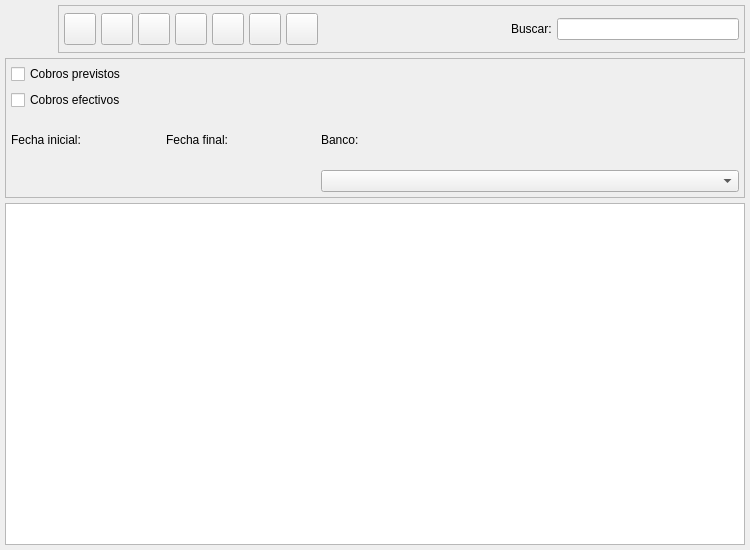
<ui version="4.0" >
 <author>Tomeu Borras Riera</author>
 <class>ConvocatoriasListBase</class>
 <widget class="QWidget" name="ConvocatoriasListBase" >
  <property name="enabled" >
   <bool>true</bool>
  </property>
  <property name="geometry" >
   <rect>
    <x>0</x>
    <y>0</y>
    <width>750</width>
    <height>550</height>
   </rect>
  </property>
  <property name="windowTitle" >
   <string>Actividades</string>
  </property>
  <property name="windowIcon" >
   <iconset>
    <normaloff>:/ImgGestionAula/icons/actividad.svg</normaloff>:/ImgGestionAula/icons/actividad.svg</iconset>
  </property>
  <layout class="QGridLayout" >
   <property name="margin" >
    <number>5</number>
   </property>
   <property name="spacing" >
    <number>5</number>
   </property>
   <item row="1" column="0" >
    <widget class="QFrame" name="m_busqueda" >
     <property name="minimumSize" >
      <size>
       <width>16</width>
       <height>140</height>
      </size>
     </property>
     <property name="frameShape" >
      <enum>QFrame::StyledPanel</enum>
     </property>
     <property name="frameShadow" >
      <enum>QFrame::Raised</enum>
     </property>
     <layout class="QGridLayout" >
      <property name="margin" >
       <number>5</number>
      </property>
      <property name="spacing" >
       <number>5</number>
      </property>
      <item row="1" column="2" >
       <widget class="QLabel" name="textLabel1_5" >
        <property name="text" >
         <string>Banco:</string>
        </property>
       </widget>
      </item>
      <item row="2" column="2" >
       <widget class="BusquedaBanco" name="mui_idbanco" >
        <property name="sizePolicy" >
         <sizepolicy vsizetype="Fixed" hsizetype="Expanding" >
          <horstretch>0</horstretch>
          <verstretch>0</verstretch>
         </sizepolicy>
        </property>
        <property name="minimumSize" >
         <size>
          <width>200</width>
          <height>21</height>
         </size>
        </property>
       </widget>
      </item>
      <item row="1" column="1" >
       <widget class="QLabel" name="textLabel1_4_2" >
        <property name="text" >
         <string>Fecha final:</string>
        </property>
       </widget>
      </item>
      <item row="2" column="1" >
       <widget class="BusquedaFecha" native="1" name="m_fechafin" >
        <property name="sizePolicy" >
         <sizepolicy vsizetype="Preferred" hsizetype="Fixed" >
          <horstretch>0</horstretch>
          <verstretch>0</verstretch>
         </sizepolicy>
        </property>
        <property name="minimumSize" >
         <size>
          <width>150</width>
          <height>21</height>
         </size>
        </property>
       </widget>
      </item>
      <item row="1" column="0" >
       <widget class="QLabel" name="textLabel1_4" >
        <property name="text" >
         <string>Fecha inicial:</string>
        </property>
       </widget>
      </item>
      <item row="2" column="0" >
       <widget class="BusquedaFecha" native="1" name="m_fechain" >
        <property name="sizePolicy" >
         <sizepolicy vsizetype="Preferred" hsizetype="Fixed" >
          <horstretch>0</horstretch>
          <verstretch>0</verstretch>
         </sizepolicy>
        </property>
        <property name="minimumSize" >
         <size>
          <width>150</width>
          <height>21</height>
         </size>
        </property>
       </widget>
      </item>
      <item row="0" column="0" colspan="3" >
       <layout class="QHBoxLayout" >
        <property name="spacing" >
         <number>5</number>
        </property>
        <property name="margin" >
         <number>0</number>
        </property>
        <item>
         <layout class="QVBoxLayout" >
          <property name="spacing" >
           <number>6</number>
          </property>
          <property name="margin" >
           <number>0</number>
          </property>
          <item>
           <widget class="QCheckBox" name="mui_previsiones" >
            <property name="text" >
             <string>Cobros previstos</string>
            </property>
           </widget>
          </item>
          <item>
           <widget class="QCheckBox" name="mui_efectivos" >
            <property name="text" >
             <string>Cobros efectivos</string>
            </property>
           </widget>
          </item>
         </layout>
        </item>
       </layout>
      </item>
     </layout>
    </widget>
   </item>
   <item row="2" column="0" >
    <widget class="ConvocatoriasListSubForm" name="mui_list" />
   </item>
   <item row="0" column="0" >
    <layout class="QHBoxLayout" >
     <property name="spacing" >
      <number>5</number>
     </property>
     <property name="margin" >
      <number>0</number>
     </property>
     <item>
      <widget class="QLabel" name="label" >
       <property name="minimumSize" >
        <size>
         <width>48</width>
         <height>48</height>
        </size>
       </property>
       <property name="maximumSize" >
        <size>
         <width>48</width>
         <height>48</height>
        </size>
       </property>
       <property name="text" >
        <string/>
       </property>
       <property name="pixmap" >
        <pixmap>:/ImgGestionAula/icons/actividad.svg</pixmap>
       </property>
       <property name="scaledContents" >
        <bool>true</bool>
       </property>
      </widget>
     </item>
     <item>
      <widget class="QFrame" name="m_botonera" >
       <property name="frameShape" >
        <enum>QFrame::StyledPanel</enum>
       </property>
       <property name="frameShadow" >
        <enum>QFrame::Raised</enum>
       </property>
       <layout class="QHBoxLayout" >
        <property name="spacing" >
         <number>5</number>
        </property>
        <property name="margin" >
         <number>5</number>
        </property>
        <item>
         <widget class="QToolButton" name="mui_crear" >
          <property name="minimumSize" >
           <size>
            <width>32</width>
            <height>32</height>
           </size>
          </property>
          <property name="maximumSize" >
           <size>
            <width>32</width>
            <height>32</height>
           </size>
          </property>
          <property name="toolTip" >
           <string>Nuevo Actividad</string>
          </property>
          <property name="whatsThis" >
           <string>Nuevo Actividad</string>
          </property>
          <property name="text" >
           <string/>
          </property>
          <property name="icon" >
           <iconset resource="../../../bulmages.qrc" >
            <normaloff>:/Images/document-new.svg</normaloff>:/Images/document-new.svg</iconset>
          </property>
          <property name="iconSize" >
           <size>
            <width>32</width>
            <height>32</height>
           </size>
          </property>
          <property name="shortcut" >
           <string>Ctrl+N</string>
          </property>
         </widget>
        </item>
        <item>
         <widget class="QToolButton" name="mui_editar" >
          <property name="minimumSize" >
           <size>
            <width>32</width>
            <height>32</height>
           </size>
          </property>
          <property name="maximumSize" >
           <size>
            <width>32</width>
            <height>32</height>
           </size>
          </property>
          <property name="toolTip" >
           <string>Editar Actividad</string>
          </property>
          <property name="whatsThis" >
           <string>Editar Actividad</string>
          </property>
          <property name="text" >
           <string/>
          </property>
          <property name="icon" >
           <iconset resource="../../../bulmages.qrc" >
            <normaloff>:/Images/document-open.svg</normaloff>:/Images/document-open.svg</iconset>
          </property>
          <property name="iconSize" >
           <size>
            <width>32</width>
            <height>32</height>
           </size>
          </property>
          <property name="shortcut" >
           <string>Ctrl+E</string>
          </property>
         </widget>
        </item>
        <item>
         <widget class="QToolButton" name="mui_borrar" >
          <property name="minimumSize" >
           <size>
            <width>32</width>
            <height>32</height>
           </size>
          </property>
          <property name="maximumSize" >
           <size>
            <width>32</width>
            <height>32</height>
           </size>
          </property>
          <property name="toolTip" >
           <string>Borrar Actividad</string>
          </property>
          <property name="whatsThis" >
           <string>Borrar Actividad</string>
          </property>
          <property name="text" >
           <string/>
          </property>
          <property name="icon" >
           <iconset resource="../../../bulmages.qrc" >
            <normaloff>:/Images/edit-delete.svg</normaloff>:/Images/edit-delete.svg</iconset>
          </property>
          <property name="iconSize" >
           <size>
            <width>32</width>
            <height>32</height>
           </size>
          </property>
          <property name="shortcut" >
           <string>Ctrl+D</string>
          </property>
         </widget>
        </item>
        <item>
         <widget class="QToolButton" name="mui_imprimir" >
          <property name="minimumSize" >
           <size>
            <width>32</width>
            <height>32</height>
           </size>
          </property>
          <property name="maximumSize" >
           <size>
            <width>32</width>
            <height>32</height>
           </size>
          </property>
          <property name="toolTip" >
           <string>Imprimir listado</string>
          </property>
          <property name="whatsThis" >
           <string>Imprimir listado</string>
          </property>
          <property name="text" >
           <string/>
          </property>
          <property name="icon" >
           <iconset resource="../../../bulmages.qrc" >
            <normaloff>:/Images/document-print.svg</normaloff>:/Images/document-print.svg</iconset>
          </property>
          <property name="iconSize" >
           <size>
            <width>32</width>
            <height>32</height>
           </size>
          </property>
          <property name="shortcut" >
           <string>Ctrl+P</string>
          </property>
         </widget>
        </item>
        <item>
         <widget class="QToolButton" name="mui_filtrar" >
          <property name="minimumSize" >
           <size>
            <width>32</width>
            <height>32</height>
           </size>
          </property>
          <property name="maximumSize" >
           <size>
            <width>32</width>
            <height>32</height>
           </size>
          </property>
          <property name="toolTip" >
           <string>Filtrar Actividades</string>
          </property>
          <property name="whatsThis" >
           <string>Filtrar Actividades</string>
          </property>
          <property name="text" >
           <string/>
          </property>
          <property name="icon" >
           <iconset resource="../../../bulmages.qrc" >
            <normaloff>:/Images/edit-find.svg</normaloff>:/Images/edit-find.svg</iconset>
          </property>
          <property name="iconSize" >
           <size>
            <width>32</width>
            <height>32</height>
           </size>
          </property>
          <property name="shortcut" >
           <string>Ctrl+F</string>
          </property>
          <property name="checkable" >
           <bool>true</bool>
          </property>
         </widget>
        </item>
        <item>
         <widget class="QToolButton" name="mui_configurar" >
          <property name="minimumSize" >
           <size>
            <width>32</width>
            <height>32</height>
           </size>
          </property>
          <property name="maximumSize" >
           <size>
            <width>32</width>
            <height>32</height>
           </size>
          </property>
          <property name="toolTip" >
           <string>Configurar listado</string>
          </property>
          <property name="whatsThis" >
           <string>Configurar listado</string>
          </property>
          <property name="text" >
           <string/>
          </property>
          <property name="icon" >
           <iconset resource="../../../bulmages.qrc" >
            <normaloff>:/Images/document-properties.svg</normaloff>:/Images/document-properties.svg</iconset>
          </property>
          <property name="iconSize" >
           <size>
            <width>32</width>
            <height>32</height>
           </size>
          </property>
          <property name="shortcut" >
           <string>Ctrl+B</string>
          </property>
          <property name="checkable" >
           <bool>true</bool>
          </property>
         </widget>
        </item>
        <item>
         <widget class="QToolButton" name="mui_actualizar" >
          <property name="minimumSize" >
           <size>
            <width>32</width>
            <height>32</height>
           </size>
          </property>
          <property name="maximumSize" >
           <size>
            <width>32</width>
            <height>32</height>
           </size>
          </property>
          <property name="toolTip" >
           <string>Actualizar listado</string>
          </property>
          <property name="whatsThis" >
           <string>Actualizar listado</string>
          </property>
          <property name="text" >
           <string/>
          </property>
          <property name="icon" >
           <iconset resource="../../../bulmages.qrc" >
            <normaloff>:/Images/view-refresh.svg</normaloff>:/Images/view-refresh.svg</iconset>
          </property>
          <property name="iconSize" >
           <size>
            <width>32</width>
            <height>32</height>
           </size>
          </property>
          <property name="shortcut" >
           <string>F5</string>
          </property>
         </widget>
        </item>
        <item>
         <widget class="QFrame" name="mui_plugbotones" >
          <property name="sizePolicy" >
           <sizepolicy vsizetype="Preferred" hsizetype="Minimum" >
            <horstretch>0</horstretch>
            <verstretch>0</verstretch>
           </sizepolicy>
          </property>
          <property name="frameShape" >
           <enum>QFrame::NoFrame</enum>
          </property>
          <property name="frameShadow" >
           <enum>QFrame::Plain</enum>
          </property>
          <property name="lineWidth" >
           <number>0</number>
          </property>
         </widget>
        </item>
        <item>
         <spacer>
          <property name="orientation" >
           <enum>Qt::Horizontal</enum>
          </property>
          <property name="sizeHint" stdset="0" >
           <size>
            <width>51</width>
            <height>34</height>
           </size>
          </property>
         </spacer>
        </item>
        <item>
         <widget class="QLabel" name="textLabel1" >
          <property name="text" >
           <string>Buscar:</string>
          </property>
         </widget>
        </item>
        <item>
         <widget class="QLineEdit" name="m_filtro" >
          <property name="minimumSize" >
           <size>
            <width>150</width>
            <height>0</height>
           </size>
          </property>
         </widget>
        </item>
       </layout>
      </widget>
     </item>
    </layout>
   </item>
  </layout>
 </widget>
 <layoutdefault spacing="3" margin="5" />
 <customwidgets>
  <customwidget>
   <class>BusquedaFecha</class>
   <extends>QWidget</extends>
   <header>../../bulmalib/src/busquedafecha.h</header>
  </customwidget>
  <customwidget>
   <class>BusquedaBanco</class>
   <extends>QComboBox</extends>
   <header>busquedabanco.h</header>
  </customwidget>
  <customwidget>
   <class>ConvocatoriasListSubForm</class>
   <extends>QTableWidget</extends>
   <header>convocatoriaslist.h</header>
  </customwidget>
 </customwidgets>
 <resources>
  <include location="../../../bulmages.qrc" />
  <include location="../../../bulmages.qrc" />
 </resources>
 <connections>
  <connection>
   <sender>mui_filtrar</sender>
   <signal>toggled(bool)</signal>
   <receiver>m_busqueda</receiver>
   <slot>setShown(bool)</slot>
   <hints>
    <hint type="sourcelabel" >
     <x>241</x>
     <y>39</y>
    </hint>
    <hint type="destinationlabel" >
     <x>228</x>
     <y>69</y>
    </hint>
   </hints>
  </connection>
 </connections>
</ui>
